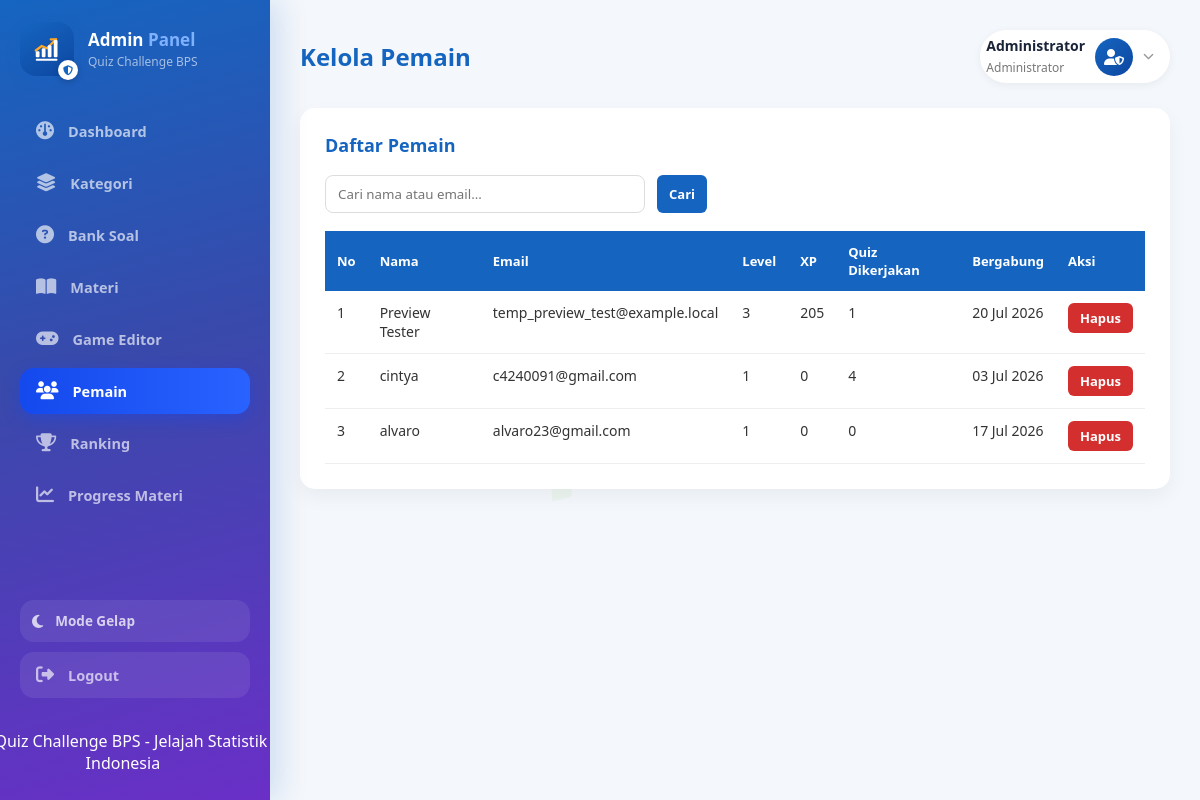
Page /admin/users.php (signed in) on the committed database.
### tables this page shows
CREATE TABLE `users` (
  `id` int NOT NULL,
  `nama` varchar(100) NOT NULL,
  `email` varchar(100) NOT NULL,
  `password` varchar(255) NOT NULL,
  `foto` varchar(255) DEFAULT 'default.png',
  `level` int DEFAULT '1',
  `xp` int DEFAULT '0',
  `created_at` timestamp NULL DEFAULT CURRENT_TIMESTAMP
);

### admin/auth.php (called while the page is built, shortened)
<?php
require_once __DIR__ . "/../koneksi.php";
$admin_id = (int) $_SESSION['admin_id'];
$stmt = mysqli_prepare($conn, "SELECT * FROM admin WHERE id=?");
mysqli_stmt_bind_param($stmt, "i", $admin_id);
mysqli_stmt_execute($stmt);
$admin = mysqli_fetch_assoc(mysqli_stmt_get_result($stmt));
function e($str) {
    return htmlspecialchars((string) $str, ENT_QUOTES, 'UTF-8');
}

### admin/users.php (the view, shortened to what this page needs)
<?php
require __DIR__ . "/auth.php";
$cari = isset($_GET['cari']) ? trim($_GET['cari']) : '';
if ($cari !== '') {
    $stmt = mysqli_prepare($conn, "
        SELECT u.*, (SELECT COUNT(*) FROM hasil_quiz h WHERE h.user_id = u.id) AS total_quiz
        FROM users u
        WHERE u.nama LIKE ? OR u.email LIKE ?
        ORDER BY u.xp DESC
    ");
    $like = "%$cari%";
    mysqli_stmt_bind_param($stmt, "ss", $like, $like);
    mysqli_stmt_execute($stmt);
    $daftarUsers = mysqli_stmt_get_result($stmt);
} else {
    $daftarUsers = mysqli_query($conn, "
        SELECT u.*, (SELECT COUNT(*) FROM hasil_quiz h WHERE h.user_id = u.id) AS total_quiz
        FROM users u
        ORDER BY u.xp DESC
    ");
}
?>
<!DOCTYPE html>
<html lang="id">
<head>
<link rel="stylesheet" href="assets/admin.css?v=<?= filemtime(__DIR__ . "/assets/admin.css"); ?>">
<link rel="stylesheet"
href="https://cdnjs.cloudflare.com/ajax/libs/font-awesome/6.5.2/css/all.min.css">
</head>
<body>
<div class="admin-container">
<?php require __DIR__ . "/partials/nav.php"; ?>
<main class="admin-content">
<div class="page-watermark">
<div class="wm-inner">
<span>BPS</span>
</div>
</div>
<div class="admin-topbar">
<h1>Kelola Pemain</h1>
<?php require __DIR__ . "/partials/profile_widget.php"; ?>
</div>
<div class="admin-panel">
<h2>Daftar Pemain</h2>
<form method="GET" class="admin-filter">
<input type="text" name="cari" placeholder="Cari nama atau email..." value="<?= e($cari); ?>" style="flex:1;max-width:320px;padding:9px 12px;border-radius:8px;border:1px solid #ddd;">
<button class="btn btn-sm" type="submit">Cari</button>
</form>
<table class="admin-table">
<thead>
<tr>
<th>No</th>
<th>Nama</th>
<th>Email</th>
<th>Level</th>
<th>XP</th>
<th>Quiz Dikerjakan</th>
<th>Bergabung</th>
<th>Aksi</th>
</tr>
</thead>
<tbody>
<?php if (mysqli_num_rows($daftarUsers) == 0) { ?>
<tr><td colspan="8" style="text-align:center;">Tidak ada pemain ditemukan.</td></tr>
<?php } else { $no = 1; while ($u = mysqli_fetch_assoc($daftarUsers)) { ?>
<tr>
<td><?= $no++; ?></td>
<td><?= e($u['nama']); ?></td>
<td><?= e($u['email']); ?></td>
<td><?= (int) $u['level']; ?></td>
<td><?= (int) $u['xp']; ?></td>
<td><?= (int) $u['total_quiz']; ?></td>
<td><?= date('d M Y', strtotime($u['created_at'])); ?></td>
<td>
<a class="btn btn-sm btn-hapus" href="users.php?hapus=<?= $u['id']; ?>" onclick="return confirm('Hapus pemain \'<?= e($u['nama']); ?>\' beserta seluruh riwayat quiznya? Tindakan ini tidak bisa dibatalkan.')">Hapus</a>
</td>
</tr>
<?php } } ?>
</tbody>
</table>
</div>
</main>
</div>
</body>
</html>

### admin/partials/profile_widget.php (shortened to what this page needs)
<div class="admin-profile" id="adminProfileWrap">
<div class="admin-profile-info">
<h4><?= e($admin['nama']); ?></h4>
<span>Administrator</span>
</div>
<div class="admin-profile-avatar">
<i class="fa-solid fa-user-shield"></i>
</div>
<i class="fa-solid fa-chevron-down admin-profile-caret"></i>
</div>

### admin/assets/admin.css (style rules this page uses)
:root { --bg:#F4F7FB; --surface:#ffffff; --surface-alt:#F5F7FB; --text:#333333; --text-strong:#1a2438; --text-muted:#777777; --border:#eeeeee; --shadow-sm:rgba(0,0,0,.05); color-scheme:light; }
* { margin:0; padding:0; box-sizing:border-box; font-family:'Segoe UI',Poppins,sans-serif; }
body { background:var(--bg); color:var(--text); transition:background .2s ease,color .2s ease; }
a { text-decoration:none; color:inherit; }
.admin-container { display:flex; min-height:100vh; }
.admin-content { position:relative; margin-left:270px; width:calc(100% - 270px); padding:30px; }
.page-watermark { position:fixed; top:0; left:270px; right:0; bottom:0; display:flex; align-items:center; justify-content:center; overflow:hidden; pointer-events:none; z-index:-1; }
.page-watermark .wm-inner { display:flex; align-items:center; gap:18px; transform:rotate(-15deg); white-space:nowrap; opacity:.05; }
.page-watermark span { font-family:'Playfair Display',serif; font-weight:800; font-size:150px; color:#1565C0; letter-spacing:8px; }
.admin-topbar { display:flex; justify-content:space-between; align-items:center; margin-bottom:25px; }
.admin-topbar h1 { font-size:24px; color:#1565C0; }
.admin-topbar span { color:var(--text-muted); font-size:14px; }
.admin-profile { display:flex; align-items:center; gap:10px; position:relative; cursor:pointer; padding:6px 16px 6px 6px; border-radius:30px; background:var(--surface); box-shadow:0 2px 8px rgba(0,0,0,.06); }
.admin-profile-avatar { width:38px; height:38px; border-radius:50%; background:linear-gradient(135deg,#1565C0,#0D47A1); color:#fff; display:flex; align-items:center; justify-content:center; font-size:16px; flex-shrink:0; }
.admin-profile-info h4 { font-size:14px; color:var(--text-strong); }
.admin-profile-info span { font-size:12px; color:var(--text-muted); }
.admin-profile-caret { font-size:11px; color:#999; }
.admin-panel { background:var(--surface); padding:25px; border-radius:15px; box-shadow:0 8px 20px rgba(0,0,0,.05); margin-bottom:25px; }
.admin-panel h2 { color:#1565C0; margin-bottom:18px; font-size:18px; }
.btn { display:inline-block; padding:11px 20px; background:#1565C0; color:#fff; border:none; border-radius:8px; cursor:pointer; font-size:14px; font-weight:600; transition:.2s; }
.btn-sm { padding:6px 12px; font-size:13px; border-radius:6px; }
.btn-hapus { background:#D32F2F; }
.admin-table { width:100%; border-collapse:collapse; margin-top:10px; }
.admin-table th { background:#1565C0; color:#fff; text-align:left; padding:12px; font-size:13px; }
.admin-table td { padding:12px; border-bottom:1px solid var(--border); font-size:14px; vertical-align:top; }
.admin-filter { display:flex; gap:12px; margin-bottom:18px; flex-wrap:wrap; }

### rows in the picture
users: nama "Preview Tester", email "temp_preview_test@example.local", level "3", xp "205", total_quiz "1", created_at "20 Jul 2026"
users: nama "cintya", email "c4240091@gmail.com", level "1", xp "0", total_quiz "4", created_at "03 Jul 2026"
users: nama "alvaro", email "alvaro23@gmail.com", level "1", xp "0", total_quiz "0", created_at "17 Jul 2026"

### other values in the picture
$admin['nama'] "Administrator"
